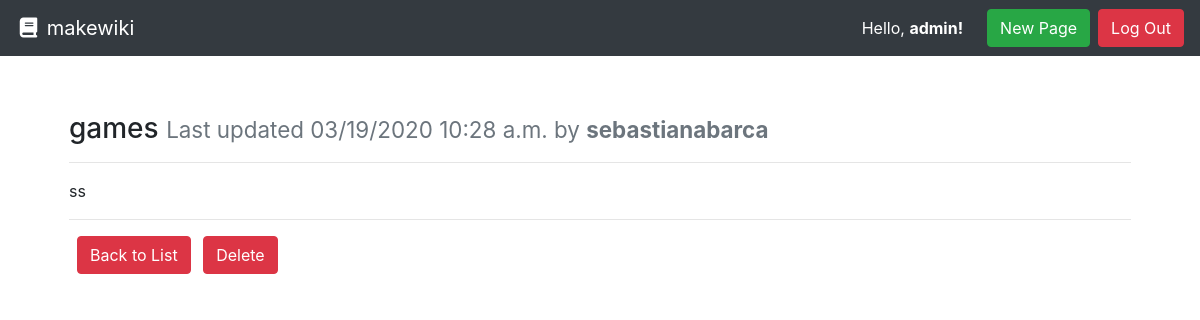
Screenshot of /games/ (signed in) with the database file from the repository.
### project/models.py (models this page shows, shortened)
class Activity(models.Model):
    title = models.CharField(max_length=settings.PROJECT_ACTIVITY_TITLE_MAX_LENGTH, unique=True,
                             help_text="Title of your Activity.")
    author = models.ForeignKey(User, on_delete=models.PROTECT,
                               help_text="The user that posted this article.")
    slug = models.CharField(max_length=settings.PROJECT_ACTIVITY_TITLE_MAX_LENGTH, blank=True, editable=False,
                            help_text="Unique URL path to access this Activity. Generated by the system.")
    content = models.TextField(
        help_text="Write the content of your Activity here.")
    created = models.DateTimeField(auto_now_add=True,
                                   help_text="The date and time this Activity was created. Automatically generated when the model saves.")
    modified = models.DateTimeField(auto_now=True,
                                    help_text="The date and time this Activity was updated. Automatically generated when the model updates.")
    image = models.ImageField(default='default.jpg', upload_to='activity_pic')

### project/views.py (the view)
# urls.py: path('<str:slug>/', ActivityDetailView.as_view(), name='activity-details-project'),
class ActivityDetailView(generic.DetailView):
    model = Activity
    def get(self, request, slug):
        activity = self.get_queryset().get(slug__iexact=slug)
        return render(request, 'activity.html', {
          'activity': activity
        })

### project/templates/activity.html
{% extends "base.html" %}
{% block content %}
  <div class="row">
    <div class="col m-4">
      <h3>{{ activity.title }} <small class="text-muted">Last updated {{ activity.modified|date:"SHORT_DATETIME_FORMAT" }} by <b>{{ activity.author.username }}</b></small></h3>
      <hr>
      <p>{{ activity.content|linebreaksbr }}</p>
      <hr>
      <a href="{% url 'activity-list-project' %}" class="btn btn-danger ml-2">Back to List</a>
      <a href="{% url 'activity-delete-project' activity.pk %}" class="btn btn-danger ml-2">Delete</a>
    </div>
  </div>
{% endblock %}

### templates/base.html (shortened to what this page needs)
{% load static %}
<!doctype html>
<html lang="en">
  <head>
    <link rel="stylesheet" href="https://stackpath.bootstrapcdn.com/bootstrap/4.3.1/css/bootstrap.min.css"
>
    <link rel="stylesheet" type="text/css" href="{% static 'style.css' %}">
  </head>
  <body>
    <nav class="navbar navbar-expand-md navbar-dark bg-dark">
      <a class="navbar-brand" href="{% url 'activity-list-project' %}"><i class="fas fa-fw fa-book"></i> makewiki</a>
      <form class="form-inline ml-auto">
        {% if user.is_authenticated %}
        <div class="text-white">Hello, <strong>{{ user.username }}!</strong></div>
        <a href="{% url 'activity-create-project' %}" class="btn btn-success ml-4">New Page</a>
          <a href="{% url 'logout' %}" class="btn btn-danger ml-2">Log Out</a>
        {% else %}
          <a href="{% url 'login' %}" class="btn btn-danger ml-2">Log In</a>
            <a href="{% url 'templates-signup-page' %}" class="btn btn-primary ml-2">Sign Up</a>
        {% endif %}
      </form>
    </nav>
    <main role="main" class="container" style="margin-top: 4vh;">
      {% block content %}{% endblock %}
    </main>
  </body>

### rows the page displays
Activity: title "games", modified "03/19/2020 10:28 a.m.", author.username "sebastianabarca", content "ss"

### other values shown
{{ user.username }} "admin"
